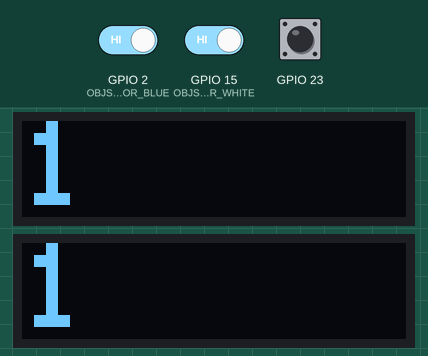
Simulated run of this sketch. Board: ESP32. Shown: 2 × 128×32 one-colour display. Inputs (shaded band) come from the test bench; at power-on: GPIO 2 (OBJSENSOR_BLUE) HIGH, GPIO 15 (OBJSENSOR_WHITE) HIGH, GPIO 23 HIGH. The display library's start-up logo is not drawn.

Above: at 1.2 s.
1.3 s: GPIO 2 (OBJSENSOR_BLUE) driven LOW
At 2.5 s:
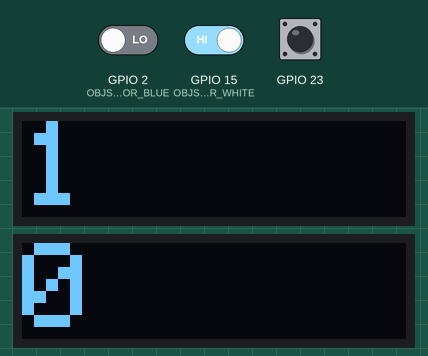
3.6 s: GPIO 15 (OBJSENSOR_WHITE) driven LOW
At 5.4 s:
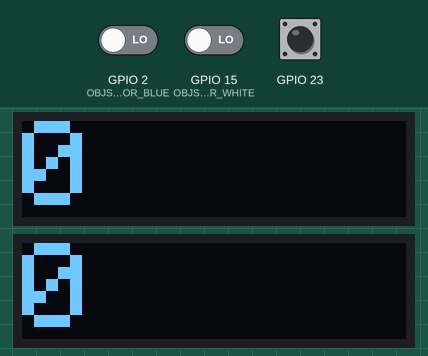
5.7 s: GPIO 2 (OBJSENSOR_BLUE) driven HIGH
At 6.9 s:
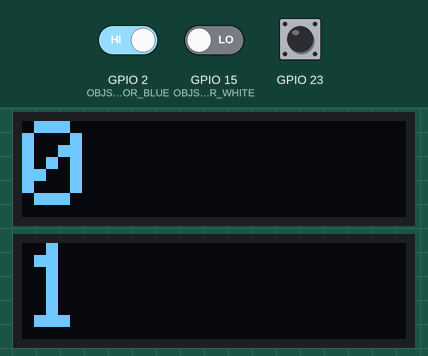
Timing chart, 0 to 8.7 s (numbered marks = the images above; inputs shaded):
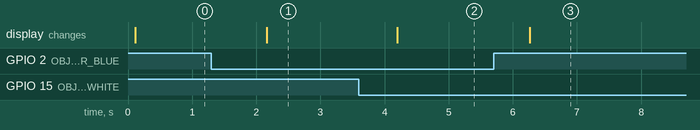

Measured:
- after the input at 1.3 s, the display: changes after 0.86 s (image 1)
- after the input at 3.6 s, the display: changes after 0.60 s (image 2)
- after the input at 5.7 s, the display: changes after 0.57 s (image 3)

The sketch:

FoosTracker.ino
```cpp
#include <Arduino.h>
#include <SPI.h>
#include <Wire.h>
#include <Adafruit_GFX.h>
#include <Adafruit_SSD1306.h>

// SCREEN ---

#define SCREEN_WIDTH 128 // OLED display width, in pixels
#define SCREEN_HEIGHT 32 // OLED display height, in pixels

#define SDA_WHITE 18
#define SCL_WHITE 19

#define SDA_BLUE 21
#define SCL_BLUE 22

TwoWire I2CWhite = TwoWire(0);
TwoWire I2CBlue = TwoWire(1);

// Declaration for an SSD1306 display connected to I2C (SDA, SCL pins)
#define OLED_RESET 4 // Reset pin # (or -1 if sharing Arduino reset pin)
Adafruit_SSD1306 displayWhite(SCREEN_WIDTH, SCREEN_HEIGHT, &I2CWhite, OLED_RESET);
Adafruit_SSD1306 displayBlue(SCREEN_WIDTH, SCREEN_HEIGHT, &I2CBlue, OLED_RESET);

// BUTTON ---

struct Button
{
  const uint8_t PIN;
  uint32_t numberKeyPresses;
  bool pressed;
  unsigned long timePressed;
};

Button buttonReset = {23, 0, false, millis()};

void IRAM_ATTR interruptResetButton()
{
  // Button pressed
  if (millis() - buttonReset.timePressed > 100) // Prevent double clicks
  {
    buttonReset.numberKeyPresses++;
    buttonReset.pressed = true;
    buttonReset.timePressed = millis();
  }
}

// SENSORS ---

#define OBJSENSOR_WHITE 15
#define OBJSENSOR_BLUE 2

int pressesWhite = 0;
int pressesBlue = 0;

unsigned long pressTimeWhite = millis();
unsigned long pressTimeBlue = millis();

void IRAM_ATTR interruptGoalOnWhite()
{
  if (millis() - pressTimeWhite > 1000) // Prevent double clicks
  {
    pressesWhite++;
    pressTimeWhite = millis();
  }
}

void IRAM_ATTR interruptGoalOnBlue()
{
  if (millis() - pressTimeBlue > 1000) // Prevent double clicks
  {
    pressesBlue++;
    pressTimeBlue = millis();
  }
}

// MAIN ---

void setup()
{
  Serial.begin(9600);

  // Init I2C
  I2CWhite.begin(SDA_WHITE, SCL_WHITE, 100000);
  I2CBlue.begin(SDA_BLUE, SCL_BLUE, 100000);

  // Setup displays
  displaySetup(displayWhite);
  displaySetup(displayBlue);

  // Show initial display buffer contents on the screen
  displayWhite.display();
  displayBlue.display();

  // Init button
  pinMode(buttonReset.PIN, INPUT_PULLUP);
  attachInterrupt(buttonReset.PIN, interruptResetButton, FALLING);

  // Init sensors
  pinMode(OBJSENSOR_WHITE, INPUT_PULLUP);
  pinMode(OBJSENSOR_BLUE, INPUT_PULLUP);
  attachInterrupt(OBJSENSOR_WHITE, interruptGoalOnWhite, FALLING);
  attachInterrupt(OBJSENSOR_BLUE, interruptGoalOnBlue, FALLING);
}

void loop()
{
  drawScore(displayWhite, digitalRead(OBJSENSOR_WHITE));
  drawScore(displayBlue, digitalRead(OBJSENSOR_BLUE));
  delay(1000);
}

void displaySetup(Adafruit_SSD1306 &display)
{
  // SSD1306_SWITCHCAPVCC = generate display voltage from 3.3V internally
  if (!display.begin(SSD1306_SWITCHCAPVCC, 0x3C))
  { // Address 0x3C for 128x32
    Serial.println(F("SSD1306 allocation failed"));
    for (;;)
      ; // Don't proceed, loop forever
  }

  display.setTextSize(4); // Draw 4X-scale text
  display.setTextColor(SSD1306_WHITE);
}

void drawScore(Adafruit_SSD1306 &display, int16_t score)
{
  display.clearDisplay();
  display.setCursor(0, 0);
  display.print(score);
  display.display();
}
```
